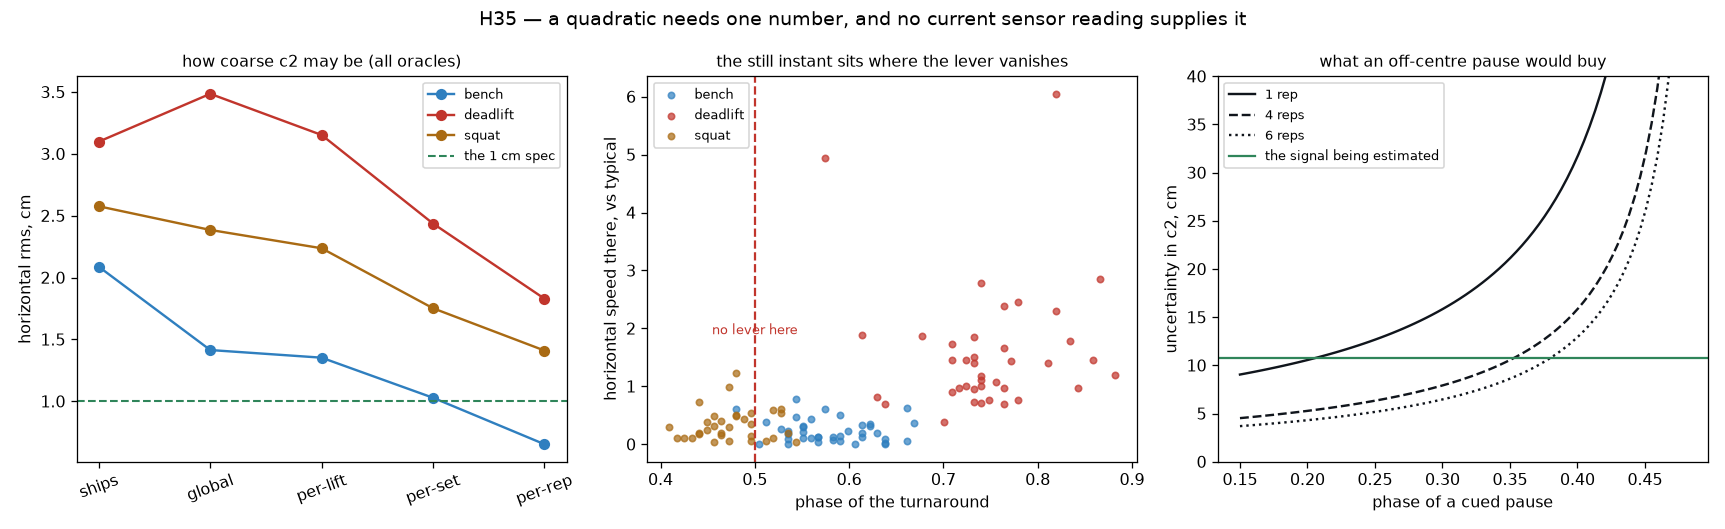

Write the Python code that produced this figure.
"""H35 — a quadratic detrend needs a third constraint. Four sources, none works.

The owner: *"investigate subtracting a polynomial from the endpoints rather than
a straight line - this will need extra information from somewhere, see what you
can do."* He is right that it needs extra information, and this is the search
for it.

THE SHAPE OF THE PROBLEM: ONE UNKNOWN, NOT THREE
-------------------------------------------------
Step 7 removes a line through the rep's endpoints. Keep that and add curvature
and the extra term must VANISH at both endpoints, so the whole added freedom is
a single number:

    q(s) = p(s) - c2 * (s^2 - s),     s in [0, 1]

`c2` is exactly a constant acceleration error: c2 = a*T^2/2, peak bulge a*T^2/8.
So "a polynomial instead of a line" is precisely "estimate the constant
horizontal acceleration error over the rep".

WHAT IT IS WORTH
-----------------
Oracle c2, projected from the shipped error onto (s^2 - s):

    lift        ships   with oracle c2   gain
    bench        2.09        0.65       +1.43
    deadlift     3.10        1.83       +1.27
    squat        2.58        1.41       +1.17
    ALL          2.39        1.25       +1.14

And how coarse it may be — these are ceilings, not estimators:

    lift        ships   global   per-lift   per-set   per-rep
    bench        2.09    1.41      1.35      1.03      0.65
    deadlift     3.10    3.49      3.15      2.44      1.83
    squat        2.58    2.39      2.24      1.75      1.41
    ALL          2.39    2.37      1.93      1.71      1.25

**A per-SET c2 captures 60% of the gain** and is the right granularity. A global
constant is worthless and makes deadlift worse, because the per-set sign is not
fixed within a lift — deadlift runs -35 to +36 cm and squat -30 to +27.

FOUR SOURCES FOR c2, AND WHY EACH FAILS
----------------------------------------
1. **The pull anchors** (H27's estimator). Too large on 9 of 9 deadlifts, median
   4.6x, range 1.8-23.8x; Spearman +0.32 at p = 0.41. Right sign, wrong size,
   and n = 9 is too few to fit the gain.

2. **Rep-to-rep dispersion**, the 5b pattern. **Blocked by construction**: a bump
   applied identically to every rep in a set is common-mode in rep phase, and
   dispersion sees only differences between reps. The only leverage is that a
   constant `a` gives rep k a bump of a*T_k^2/2, which differs as durations
   differ — and the within-set spread of T^2 is 42% of its mean, so most of the
   signal is invisible. Within a set the oracle c2 tracks T^2 at a median
   r = +0.45 over 19 sets, where a constant `a` predicts +1.

3. **The turnaround.** The obvious mid-rep landmark, free on every rep of every
   lift, trivially found as the vertical velocity zero crossing. **It fails
   structurally.** The bump's slope is c2*(2s-1)/T, so a still instant at phase
   s* gives c2 = v(s*)*T/(2s*-1) and is SINGULAR at s* = 0.5 — and the
   turnaround is the middle of the motion by definition:

       lift       turn phase   |v_h| there, vs the rep's typical
       bench         0.57               0.20
       squat         0.47               0.29
       deadlift      0.74               1.40

   Where the bar is still the lever vanishes; where the lever is usable
   (deadlift, 0.74) the bar is moving FASTER than typical. Run anyway, the
   estimator scores Spearman +0.06 to +0.24, none significant, at 2.6-4.5x the
   oracle magnitude. **Every pause the corpus has — paused squats at the bottom,
   spoto benches at the chest — is at the same useless phase.**

4. **The opening hold**, the one still interval that is not mid-rep. When the
   watch is still the accelerometer sees only gravity, so world-frame horizontal
   acceleration there is pure attitude error. It is **the right size** (0.006 to
   0.024 m/s^2 against an implied 0.02) and **uncorrelated per capture**:
   Spearman -0.04, p = 0.83, n = 26. That is C28's objection confirmed — the
   watch's posture at the hold is not its posture during the rep, and a tilt
   error is posture-dependent.

WHAT WOULD WORK, AND IT IS A CAPTURE CHANGE
--------------------------------------------
The information has to come from a still instant AWAY from mid-rep, and no lift
naturally provides one. Cue a pause at roughly a quarter of the way through a
rep — partway down a squat, partway up a bench — and the lever becomes usable.
The IMU's horizontal velocity error at a still instant is measured here at
**2.04 cm/s**, which sets the achievable precision:

    pause phase   per-rep sigma(c2)    averaged over 4 reps   over 6
        0.30       15.8 cm (1.48x)       7.9 cm (0.74x)     6.5 (0.60x)
        0.25       12.7 cm (1.18x)       6.3 cm (0.59x)     5.2 (0.48x)
        0.20       10.6 cm (0.99x)       5.3 cm (0.49x)     4.3 (0.40x)

against a signal of 10.7 cm. **A single rep is not enough and a set is.** Since
a per-set c2 is the right granularity anyway, and captures 60% of the gain,
a paused-at-25% set of 4-6 reps is the experiment that would settle this.

Nothing is proposed for `src/`.

    python3 analysis/85_third_constraint.py
"""
from __future__ import annotations

import sys
import warnings
from pathlib import Path

import numpy as np
from scipy import stats

ROOT = Path(__file__).resolve().parents[1]
sys.path.insert(0, str(ROOT))

from src import capture, metrics, pipeline, tracked   # noqa: E402

RAW = ROOT / "data_v2" / "raw"
TRACKED = ROOT / "data_v2" / "tracked"
OUT = ROOT / "analysis" / "85_third_constraint.png"
STRAPPED = "deadlift_160x6_1_20260818"
N = 128
S = np.linspace(0.0, 1.0, N)
BUMP = S ** 2 - S
BB = float(BUMP @ BUMP)


def _resamp(a, n=N):
    s = np.linspace(0, 1, len(a))
    q = np.linspace(0, 1, n)
    return np.column_stack([np.interp(q, s, a[:, 0]), np.interp(q, s, a[:, 1])])


def collect():
    warnings.simplefilter("ignore")
    out = []
    for csv in sorted(RAW.glob("*.csv")):
        if STRAPPED in csv.stem:
            continue
        tp = TRACKED / f"{csv.stem.rsplit('_', 1)[0]}.csv"
        if not tp.is_file():
            continue
        try:
            res = pipeline.run(csv)
            vs = metrics.vs_truth(res, tracked.read(None, src=tp))
        except Exception:
            continue
        t, lift = res["log"]["t"], capture.lift_of(csv)
        for pr in vs["per_rep"]:
            if not pr.get("covered"):
                continue
            a, z = res["bounds"][pr["rep"]]
            T = float(t[z - 1] - t[a])
            v = _resamp(np.asarray(pr["curve_video"], float))
            p = _resamp(np.asarray(pr["curve_pipeline"], float))
            e = ((p - p[0] + v[0]) - v)[:, 0]
            k = int(np.argmin(v[:, 1])) if lift != "deadlift" \
                else int(np.argmax(v[:, 1]))
            dt = T / (N - 1)
            out.append(dict(capture=csv.stem, lift=lift, T=T,
                            c2=float((e @ BUMP) / BB), e=e,
                            before=float(np.sqrt((e ** 2).mean()) * 100),
                            turn_phase=S[k],
                            vh_turn=abs(float(np.gradient(v[:, 0], dt)[k])),
                            vh_typ=float(np.percentile(
                                np.abs(np.gradient(v[:, 0], dt)), 75)),
                            dv_turn=abs(float(np.gradient(p[:, 0], dt)[k]
                                              - np.gradient(v[:, 0], dt)[k]))))
    return out


def rms_for(r, c):
    """|e - c*BUMP| in cm, from the identity, without re-storing e."""
    return float(np.sqrt(((r["e"] - c * BUMP) ** 2).mean()) * 100)


def main():
    reps = collect()
    lifts = ("bench", "deadlift", "squat")
    import collections
    by_set = collections.defaultdict(list)
    by_lift = collections.defaultdict(list)
    for r in reps:
        by_set[r["capture"]].append(r)
        by_lift[r["lift"]].append(r)

    print(f"{len(reps)} reps\n\nWHAT c2 IS WORTH, and how coarse it may be")
    print(f"{'lift':10s} {'ships':>7s} {'global':>7s} {'per-lift':>9s} "
          f"{'per-set':>8s} {'per-rep':>8s}")
    g_all = np.median([r["c2"] for r in reps])
    lift_c = {l: np.median([r["c2"] for r in v]) for l, v in by_lift.items()}
    set_c = {k: np.median([r["c2"] for r in v]) for k, v in by_set.items()}
    for lf in lifts + ("ALL",):
        rr = reps if lf == "ALL" else by_lift[lf]
        print(f"{lf:10s} {np.median([r['before'] for r in rr]):7.2f} "
              f"{np.median([rms_for(r, g_all) for r in rr]):7.2f} "
              f"{np.median([rms_for(r, lift_c[r['lift']]) for r in rr]):9.2f} "
              f"{np.median([rms_for(r, set_c[r['capture']]) for r in rr]):8.2f} "
              f"{np.median([rms_for(r, r['c2']) for r in rr]):8.2f}")

    print("\nSOURCE 3 — the turnaround")
    print(f"{'lift':10s} {'turn phase':>11s} {'|v_h| vs typical':>17s}")
    for lf in lifts:
        rr = by_lift[lf]
        print(f"{lf:10s} {np.median([r['turn_phase'] for r in rr]):11.2f} "
              f"{np.median([r['vh_turn'] / r['vh_typ'] for r in rr]):17.2f}")
    print("   singular at phase 0.50 — the turnaround is mid-motion by definition")

    print("\nSOURCE 2 — dispersion's leverage")
    rs, spread = [], []
    for k, v in by_set.items():
        if len(v) < 4:
            continue
        T2 = np.array([r["T"] ** 2 for r in v])
        c2 = np.array([r["c2"] for r in v])
        spread.append((T2.max() - T2.min()) / T2.mean())
        if T2.std() > 1e-9:
            rs.append(np.corrcoef(T2, c2)[0, 1])
    print(f"   within-set T^2 spread {100 * np.median(spread):.0f}% of the mean; "
          f"the rest is common-mode and invisible")
    print(f"   within-set r(T^2, c2) = {np.median(rs):+.2f} over {len(rs)} sets, "
          f"where a constant `a` predicts +1")

    print("\nWHAT AN OFF-CENTRE PAUSE WOULD BUY")
    sv = np.median([r["dv_turn"] for r in reps if r["lift"] != "deadlift"])
    T = np.median([r["T"] for r in reps])
    sig = np.median([abs(r["c2"]) for r in reps])
    print(f"   IMU horizontal velocity error at a still instant: {sv*100:.2f} cm/s")
    print(f"   {'phase':>7s} {'per rep':>18s} {'over 4 reps':>16s} {'over 6':>14s}")
    for s_ in (0.30, 0.25, 0.20):
        s1 = sv * T / abs(2 * s_ - 1)
        print(f"   {s_:7.2f} {100*s1:9.1f} cm ({s1/sig:.2f}x) "
              f"{100*s1/2:8.1f} ({s1/2/sig:.2f}x) {100*s1/np.sqrt(6):8.1f} "
              f"({s1/np.sqrt(6)/sig:.2f}x)")
    print(f"   against a signal of {sig*100:.1f} cm")

    figure(reps, by_lift, by_set, lifts, sv, T, sig)


def figure(reps, by_lift, by_set, lifts, sv, T, sig):
    import matplotlib
    matplotlib.use("Agg")
    import matplotlib.pyplot as plt

    C = {"bench": "#2f7fbf", "deadlift": "#c1352c", "squat": "#a96a13"}
    fig, axs = plt.subplots(1, 3, figsize=(15, 4.6))

    ax = axs[0]
    g_all = np.median([r["c2"] for r in reps])
    lift_c = {l: np.median([r["c2"] for r in v]) for l, v in by_lift.items()}
    set_c = {k: np.median([r["c2"] for r in v]) for k, v in by_set.items()}
    labels = ["ships", "global", "per-lift", "per-set", "per-rep"]
    for lf in lifts:
        rr = by_lift[lf]
        vals = [np.median([r["before"] for r in rr]),
                np.median([rms_for(r, g_all) for r in rr]),
                np.median([rms_for(r, lift_c[lf]) for r in rr]),
                np.median([rms_for(r, set_c[r["capture"]]) for r in rr]),
                np.median([rms_for(r, r["c2"]) for r in rr])]
        ax.plot(labels, vals, "o-", color=C[lf], label=lf)
    ax.axhline(1.0, color="#2f855a", ls="--", lw=1.3, label="the 1 cm spec")
    ax.set_ylabel("horizontal rms, cm")
    ax.set_title("how coarse c2 may be (all oracles)", fontsize=10)
    ax.legend(fontsize=8)
    ax.tick_params(axis="x", labelrotation=20)

    ax = axs[1]
    for lf in lifts:
        rr = by_lift[lf]
        ax.scatter([r["turn_phase"] for r in rr],
                   [r["vh_turn"] / r["vh_typ"] for r in rr],
                   s=16, alpha=.7, color=C[lf], label=lf)
    ax.axvline(0.5, color="#c1352c", lw=1.4, ls="--")
    ax.annotate("no lever here", (0.5, 1.9), fontsize=8, color="#c1352c",
                ha="center")
    ax.set_xlabel("phase of the turnaround")
    ax.set_ylabel("horizontal speed there, vs typical")
    ax.set_title("the still instant sits where the lever vanishes", fontsize=10)
    ax.legend(fontsize=8)

    ax = axs[2]
    ph = np.linspace(0.15, 0.48, 80)
    for n, style in ((1, "-"), (4, "--"), (6, ":")):
        ax.plot(ph, 100 * sv * T / np.abs(2 * ph - 1) / np.sqrt(n), style,
                color="#10151c", label=f"{n} rep{'s' if n > 1 else ''}")
    ax.axhline(100 * sig, color="#2f855a", lw=1.4,
               label="the signal being estimated")
    ax.set_ylim(0, 40)
    ax.set_xlabel("phase of a cued pause")
    ax.set_ylabel("uncertainty in c2, cm")
    ax.set_title("what an off-centre pause would buy", fontsize=10)
    ax.legend(fontsize=8)

    fig.suptitle("H35 — a quadratic needs one number, and no current sensor "
                 "reading supplies it", fontsize=12)
    fig.tight_layout()
    fig.savefig(OUT, dpi=115)
    print(f"\nwrote {OUT}")


if __name__ == "__main__":
    main()
